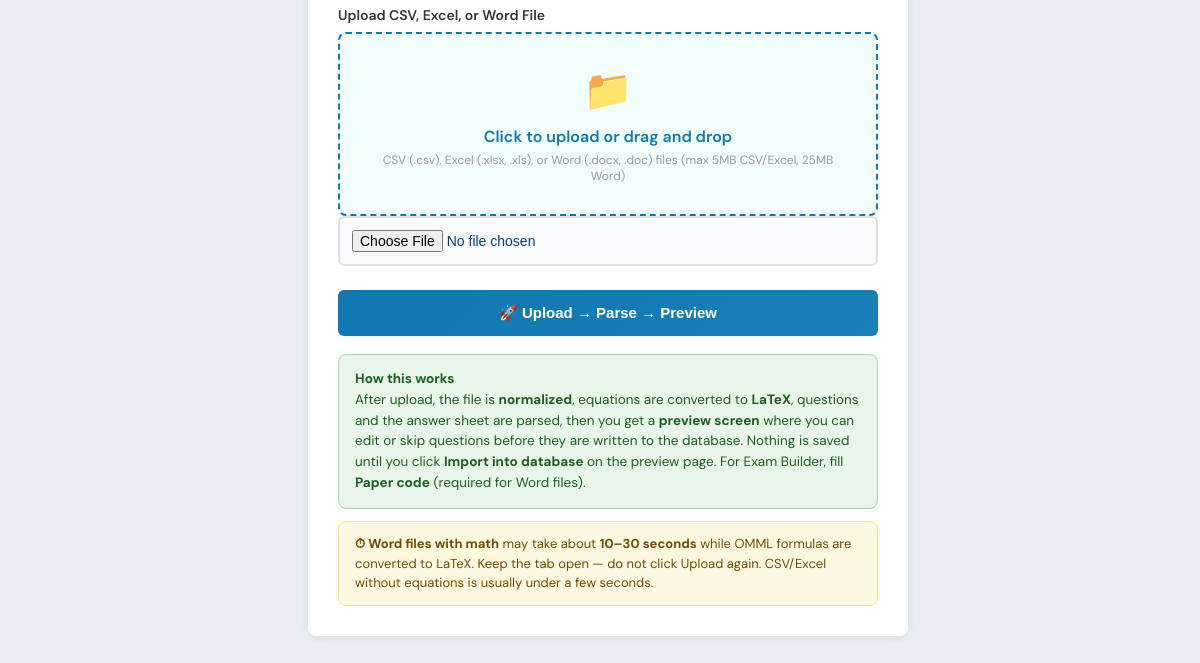
The page /admin-panel/csv-upload/ (signed in, lower part) on the database as committed earlier.
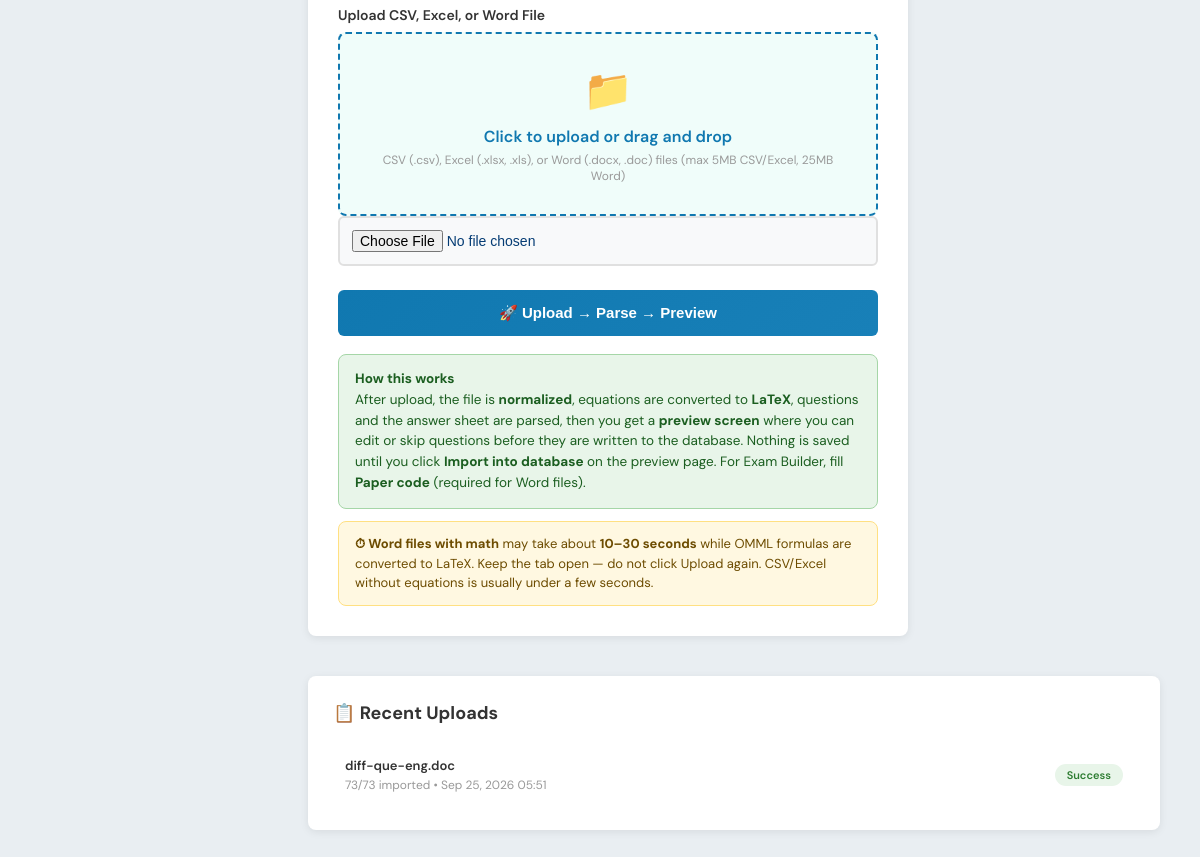
The same page on the database as committed later.
### admin_panel/models.py (models this page shows, shortened)
class CSVUpload(models.Model):
    admin_user = models.ForeignKey(AdminUser, on_delete=models.CASCADE, related_name='uploads')
    file_name = models.CharField(max_length=255)
    file = models.FileField(upload_to="csv_uploads/", blank=True, null=True)
    total_questions = models.IntegerField(default=0)
    successful_imports = models.IntegerField(default=0)
    failed_imports = models.IntegerField(default=0)
    error_details = models.TextField(blank=True)
    uploaded_at = models.DateTimeField(auto_now_add=True)
    status = models.CharField(
        max_length=20,
        choices=[
            ('pending', 'Pending'),
            ('processing', 'Processing'),
            ('success', 'Success'),
            ('failed', 'Failed'),
            ('partial', 'Partial Success')
        ],
        default='pending'
    )
    class Meta:
        ordering = ['-uploaded_at']

### admin_panel/views.py (the view, shortened to what this page needs)
# urls.py: path("csv-upload/", views.csv_upload, name="csv_upload"),
@admin_required
def csv_upload(request):
    admin_user = request.user.admin_profile
    pending_preview = request.session.get(SESSION_IMPORT_PREVIEW)
    if request.method == "POST":
        form = CSVUploadForm(request.POST, request.FILES)
        if form.is_valid():
            csv_file = request.FILES["csv_file"]
            course = form.cleaned_data["course"]
            question_bank = form.cleaned_data["question_bank"]
            name_lower = csv_file.name.lower()
            try:
                questions = form.parse_csv()
                if not questions:
                    messages.error(request, "No questions were found in this file.")
                    return redirect("admin_panel:csv_upload")
                if name_lower.endswith((".docx", ".doc")):
                    source_type = "word"
                elif name_lower.endswith((".xlsx", ".xls")):
                    source_type = "excel"
                else:
                    source_type = "csv"
                serialized = [_serialize_import_question(q) for q in questions]
                pipeline = _pipeline_stats_from_questions(
                    serialized, source_type=source_type, file_name=csv_file.name
                )
                pending_upload = CSVUpload.objects.create(
                    admin_user=admin_user,
                    file_name=csv_file.name,
                    file=csv_file,
                    total_questions=len(serialized),
                    status="processing",
                )
                request.session[SESSION_IMPORT_PREVIEW] = {
                    "upload_id": pending_upload.id,
                    "file_name": csv_file.name,
                    "course_id": course.id,
                    "question_bank_id": question_bank.id,
                    "source_type": source_type,
                    "pipeline": pipeline,
                    "questions": serialized,
                }
                request.session.modified = True
                messages.success(
                    request,
                    f"Parsed {len(serialized)} question(s) from “{csv_file.name}”. "
                    f"Review and edit below, then import into the database.",
                )
                return redirect("admin_panel:csv_upload_preview")
            except (ValidationError, django_forms.ValidationError) as e:
                if hasattr(e, "messages"):
                    msg = "; ".join(str(m) for m in e.messages)
                else:
                    msg = str(e)
                messages.error(request, msg)
            except (OSError, ValueError, TypeError, UnicodeDecodeError) as e:
                messages.error(request, f"Error processing file: {e}")
            except Exception as e:
                messages.error(
                    request,
                    f"Unexpected error processing file ({type(e).__name__}): {e}",
                )
    else:
        form = CSVUploadForm()
    context = {
        "form": form,
        "uploads": CSVUpload.objects.filter(admin_user=admin_user)[:10],
        "pipeline_steps": UPLOAD_PIPELINE_STEPS,
        "pending_preview": pending_preview,
    }
    return render(request, "admin_panel/csv_upload.html", context)

### admin_panel/views.py (called while the page is built)
def admin_required(view_func):
    @login_required(login_url="courses:student_login")
    @wraps(view_func)
    def wrapped_view(request, *args, **kwargs):
        if not hasattr(request.user, "admin_profile"):
            if request.user.is_superuser:
                AdminUser.objects.get_or_create(user=request.user)
            else:
                messages.error(request, "You do not have admin access")
                return redirect("courses:student_login")
        return view_func(request, *args, **kwargs)
    return wrapped_view

### courses/models.py (called while the page is built)
    def __str__(self):
        return self.title

    def __str__(self):
        if self.subject_title:
            return f"{self.course.title} - {self.subject_title} - {self.title}"
        return f"{self.course.title} - {self.title}"

### admin_panel/templates/admin_panel/csv_upload.html (shortened to what this page needs)
<!DOCTYPE html>
<html lang="en">
  <head>
    {% include 'partials/mathjax.html' %}
  </head>
  <body>
    <div class="dashboard-wrapper">
      <main class="main-content">
        <div class="form-container">
          <form method="post" enctype="multipart/form-data">
            <div class="form-group">
              <label>{{ form.csv_file.label }}</label>
              <div class="file-upload-area" onclick="document.getElementById('id_csv_file').click()">
                <div class="upload-icon">📁</div>
                <div class="upload-text">Click to upload or drag and drop</div>
                <div class="upload-hint">CSV (.csv), Excel (.xlsx, .xls), or Word (.docx, .doc) files (max 5MB CSV/Excel, 25MB Word)</div>
              </div>
              {{ form.csv_file }}
            </div>
            <button type="submit" class="submit-btn">🚀 Upload → Parse → Preview</button>
          </form>
          <div style="margin-top: 18px; padding: 14px 16px; background: #e8f5e9; border: 1px solid #a5d6a7; border-radius: 8px; font-size: 13.5px; color: #1b5e20; line-height: 1.55;">
            <strong>How this works</strong><br>
            After upload, the file is <strong>normalized</strong>, equations are converted to
            <strong>LaTeX</strong>, questions and the answer sheet are parsed, then you get a
            <strong>preview screen</strong> where you can edit or skip questions before they are
            written to the database. Nothing is saved until you click
            <strong>Import into database</strong> on the preview page.
            For Exam Builder, fill <strong>Paper code</strong> (required for Word files).
          </div>
          <div style="margin-top: 12px; padding: 12px 16px; background: #fff8e1; border: 1px solid #ffe082; border-radius: 8px; font-size: 13px; color: #6d4c00; line-height: 1.5;">
            <strong>⏱ Word files with math</strong> may take about <strong>10–30 seconds</strong>
            while OMML formulas are converted to LaTeX. Keep the tab open — do not click Upload again.
            CSV/Excel without equations is usually under a few seconds.
          </div>
        </div>
        {% if uploads %}
          <div class="recent-uploads">
            <h2>📋 Recent Uploads</h2>
            {% for upload in uploads %}
              <div class="upload-item">
                <div class="upload-info">
                  <div class="upload-filename">{{ upload.file_name }}</div>
                  <div class="upload-stats">{{ upload.successful_imports }}/{{ upload.total_questions }}
                    imported • {{ upload.uploaded_at|date:'M d, Y H:i' }}</div>
                </div>
                <span class="status-badge">{{ upload.get_status_display }}</span>
              </div>
            {% endfor %}
          </div>
        {% endif %}
      </main>
    </div>
  </body>
</html>

### templates/partials/mathjax.html
{% include 'partials/katex.html' %}

### templates/partials/katex.html (shortened to what this page needs)
<link rel="stylesheet" href="https://cdn.jsdelivr.net/npm/katex@0.16.21/dist/katex.min.css" />

### admin_panel/templates/admin_panel/csv_upload.html (style rules this page uses)
* { margin: 0; padding: 0; box-sizing: border-box; }
body { font-family: 'Segoe UI', Tahoma, Geneva, Verdana, sans-serif; background: #f5f7fa; color: #333; }
.dashboard-wrapper { display: grid; grid-template-columns: 250px 1fr; min-height: 100vh; }
.main-content { margin-left: 250px; padding: 40px; width: max-content; }
.form-container { background: white; padding: 30px; border-radius: 8px; box-shadow: 0 2px 8px rgba(0, 0, 0, 0.08); max-width: 600px; }
.form-group { margin-bottom: 24px; }
.form-group label { display: block; margin-bottom: 8px; font-weight: 600; color: #333; font-size: 14px; }
.form-group select, .form-group input[type='file'] { width: 100%; padding: 12px; border: 2px solid #e0e0e0; border-radius: 6px; font-size: 14px; transition: all 0.3s ease; background: #f8f9fa; }
.file-upload-area { border: 2px dashed #1078B0; border-radius: 8px; padding: 30px; text-align: center; cursor: pointer; transition: all 0.3s ease; background: #f0fdfa; }
.upload-icon { font-size: 40px; margin-bottom: 10px; }
.upload-text { font-weight: 600; color: #1078B0; margin-bottom: 5px; }
.upload-hint { font-size: 12px; color: #999; }
.submit-btn { width: 100%; padding: 14px; background: linear-gradient(165deg, #003870 0%, #053C74 50%, #1078B0 100%); color: white; border: none; border-radius: 6px; font-size: 15px; font-weight: 600; cursor: pointer; transition: all 0.3s ease; }
.recent-uploads { background: white; padding: 25px; border-radius: 8px; box-shadow: 0 2px 8px rgba(0, 0, 0, 0.08); margin-top: 40px; }
.recent-uploads h2 { font-size: 18px; margin-bottom: 20px; color: #333; }
.upload-item { display: flex; justify-content: space-between; align-items: center; padding: 12px; border-bottom: 1px solid #e0e0e0; font-size: 13px; }
.upload-item:last-child { border-bottom: none; }
.upload-info { flex: 1; }
.upload-filename { font-weight: 600; color: #333; margin-bottom: 3px; }
.upload-stats { color: #999; font-size: 12px; }
.status-badge { padding: 4px 12px; border-radius: 20px; font-size: 11px; font-weight: 600; background: #e8f5e9; color: #2e7d32; }

### admin_panel/templates/admin_panel/_partials/sidebar_slider.html (style rules this page uses)
:root { --sn-navy: #003870; --sn-ink: #053C74; --sn-muted: #5A7A96; --sn-line: #C8D8E8; --sn-soft: #E9EEF2; --sn-accent: #1078B0; --sn-accent-hover: #1880B8; --sn-accent-soft: #D4E4F0; }
body { font-family: "DM Sans", -apple-system, BlinkMacSystemFont, "Segoe UI", sans-serif !important; color: var(--sn-ink); background: var(--sn-soft) !important; }
.dashboard-wrapper { display: block !important; min-height: 100vh; width: 100%; position: relative; background: var(--sn-soft) !important; }
.main-content { margin-left: 268px !important; width: auto !important; max-width: none !important; min-width: 0 !important; box-sizing: border-box !important; min-height: 100vh; transition: margin-left 0.28s cubic-bezier(0.4, 0, 0.2, 1); }
.main-content .btn-primary, .main-content .submit-btn, .main-content button[type="submit"].btn-primary { background: linear-gradient(135deg, #1078B0 0%, #1880B8 100%) !important; border-color: #1078B0 !important; }

Rows that differ between the two databases and show on the page:
added CSVUpload: file_name "diff-que-eng.doc", successful_imports "73", total_questions "73", uploaded_at "Sep 25, 2026 05:51", status "Success"
Other text that changed with them:
text now shown: "📋 Recent Uploads"
